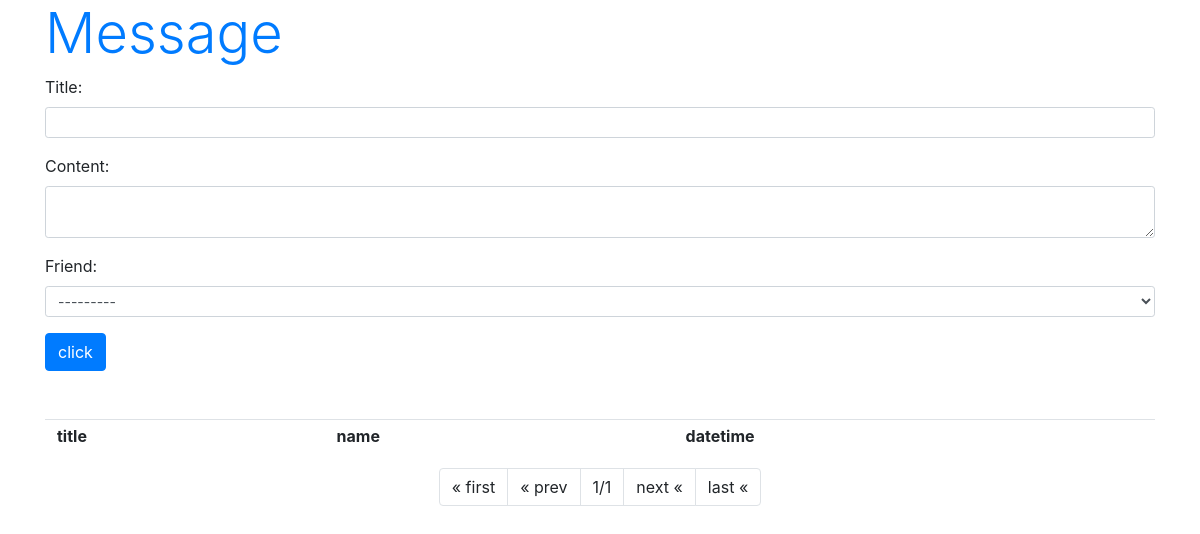
/hello/message/, run on an earlier commit of the app's database.
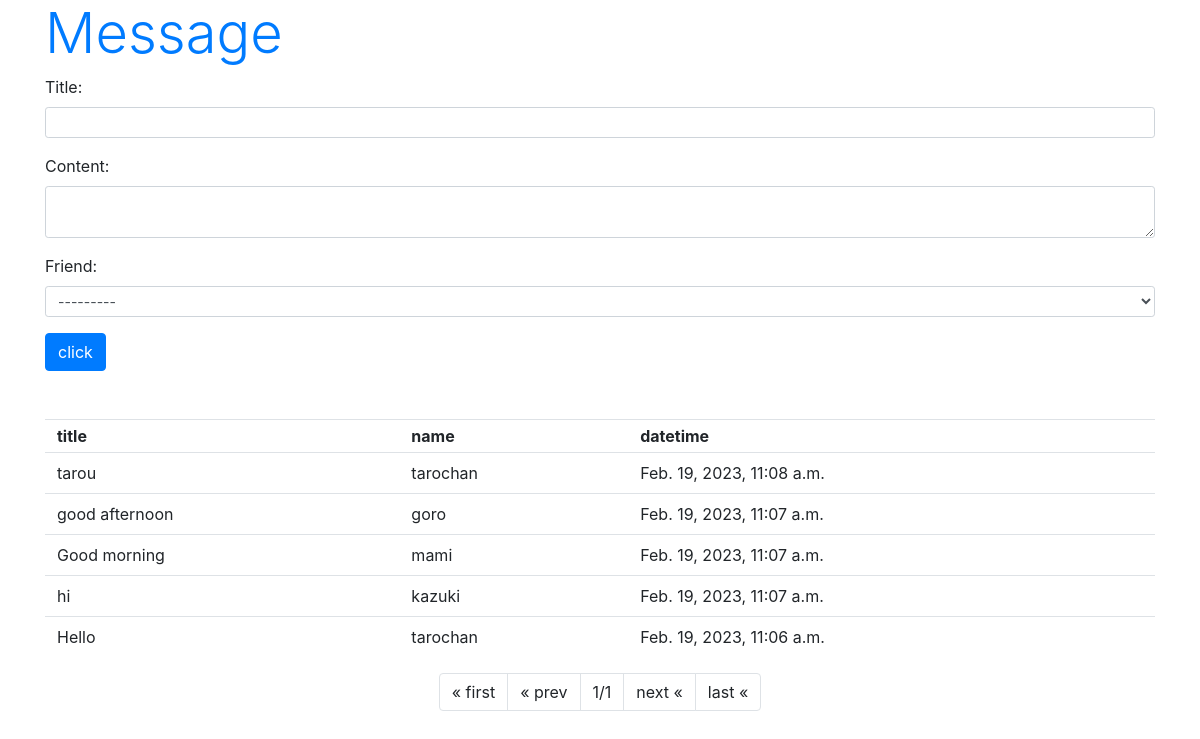
And on a later commit of the database.
### hello/models.py (models this page shows, shortened)
class Message(models.Model):
  friend = models.ForeignKey(Friend, on_delete=models.CASCADE)
  title = models.CharField(max_length=100)
  content = models.CharField(max_length=300)
  pub_date = models.DateTimeField(auto_now_add=True)
  class Meta:
    ordering = ('pub_date',)

class Friend(models.Model):
  name = models.CharField(max_length=100,
    validators=[number_only])
  mail = models.EmailField(max_length=200)
  gender = models.BooleanField()
  age = models.IntegerField()
  birthday = models.DateField()
  def __str__(self):
    return '<Friend:id={},{}({})>'.format(str(self.id), \
            self.name, str(self.age))

### hello/views.py (the view)
# urls.py: path('message/', views.message, name='message'),
def message(request, page=1):
  if request.method == 'POST':
    obj = Message()
    form = MessageForm(request.POST, instance=obj)
    form.save()
  data = Message.objects.all().reverse()
  paginator = Paginator(data, 5)
  params = {
    'title': 'Message',
    'form': MessageForm(),
    'data': paginator.get_page(page),
  }
  return render(request, 'hello/message.html', params)

### hello/forms.py
class MessageForm(forms.ModelForm):
  class Meta:
    model = Message
    fields = ['title', 'content', 'friend']
    widgets = {
      'title': forms.TextInput(attrs={'class':'form-control form-control-sm'}),
      'content': forms.Textarea(attrs={'class':'form-control form-control-sm','rows':2}),
      'friend' : forms.Select(attrs={'class':'form-control form-control-sm'}),
    }

### hello/templates/hello/message.html (shortened to what this page needs)
{% load static %}
<!doctype html>
<html lang="ja">
<head>
  <link rel="stylesheet" href="https://stackpath.bootstrapcdn.com/bootstrap/4.3.1/css/bootstrap.min.css"/>
</head>
<body class="container">
  <h1 class="display-4 text-primary">{{ title }}</h1>
  <form action="{% url 'message' %}" method="post">
    {{ form.as_p }}
    <input type="submit" value="click" class="btn btn-primary">
    <table class="table">
      <tr>
        <th class="py-1">title</th>
        <th class="py-1">name</th>
        <th class="py-1">datetime</th>
      </tr>
      {% for item in data %}
        <tr>
          <td class="py-2">{{ item.title }}</td>
          <td class="py-2">{{ item.friend.name }}</td>
          <td class="py-2">{{ item.pub_date }}</td>
        </tr>
      {% endfor %}
    </table>
    <ul class="pagination justify-content-center">
      {% if data.has_previous %}
        <li class="page-item"><a class="page-link" href="{% url 'message' %}">&laquo; first</a></li>
        <li class="page-item"><a class="page-link" href="{% url 'message' %}{{ data.previous_page_number}}">&laquo; prev</a></li>
      {% else %}
        <li class="page-item"><a class="page-link">&laquo; first</a></li>
        <li class="page-item"><a class="page-link">&laquo; prev</a></li>
      {% endif %}
      <li class="page-item"><a class="page-link">{{ data.number }}/{{ data.paginator.num_pages }}</a></li>
      {% if data.has_next %}
        <li class="page-item"><a class="page-link" href="{% url 'message' %}{{ data.next_page_number }}">next &laquo;</a></li>
        <li class="page-item"><a class="page-link" href="{% url 'message' %}{{ data.paginator.num_pages }}">last &laquo;</a></li>
      {% else %}
        <li class="page-item"><a class="page-link">next &laquo;</a></li>
        <li class="page-item"><a class="page-link">last &laquo;</a></li>
      {% endif %}
    </ul>
  </form>
</body>
</html>

What changed in the data, as far as the page shows it:
added Message: title "tarou", friend.name "tarochan", pub_date "Feb. 19, 2023, 11:08 a.m."
added Message: title "good afternoon", friend.name "goro", pub_date "Feb. 19, 2023, 11:07 a.m."
added Message: title "Good morning", friend.name "mami", pub_date "Feb. 19, 2023, 11:07 a.m."
added Message: title "hi", friend.name "kazuki", pub_date "Feb. 19, 2023, 11:07 a.m."
added Message: title "Hello", friend.name "tarochan", pub_date "Feb. 19, 2023, 11:06 a.m."
